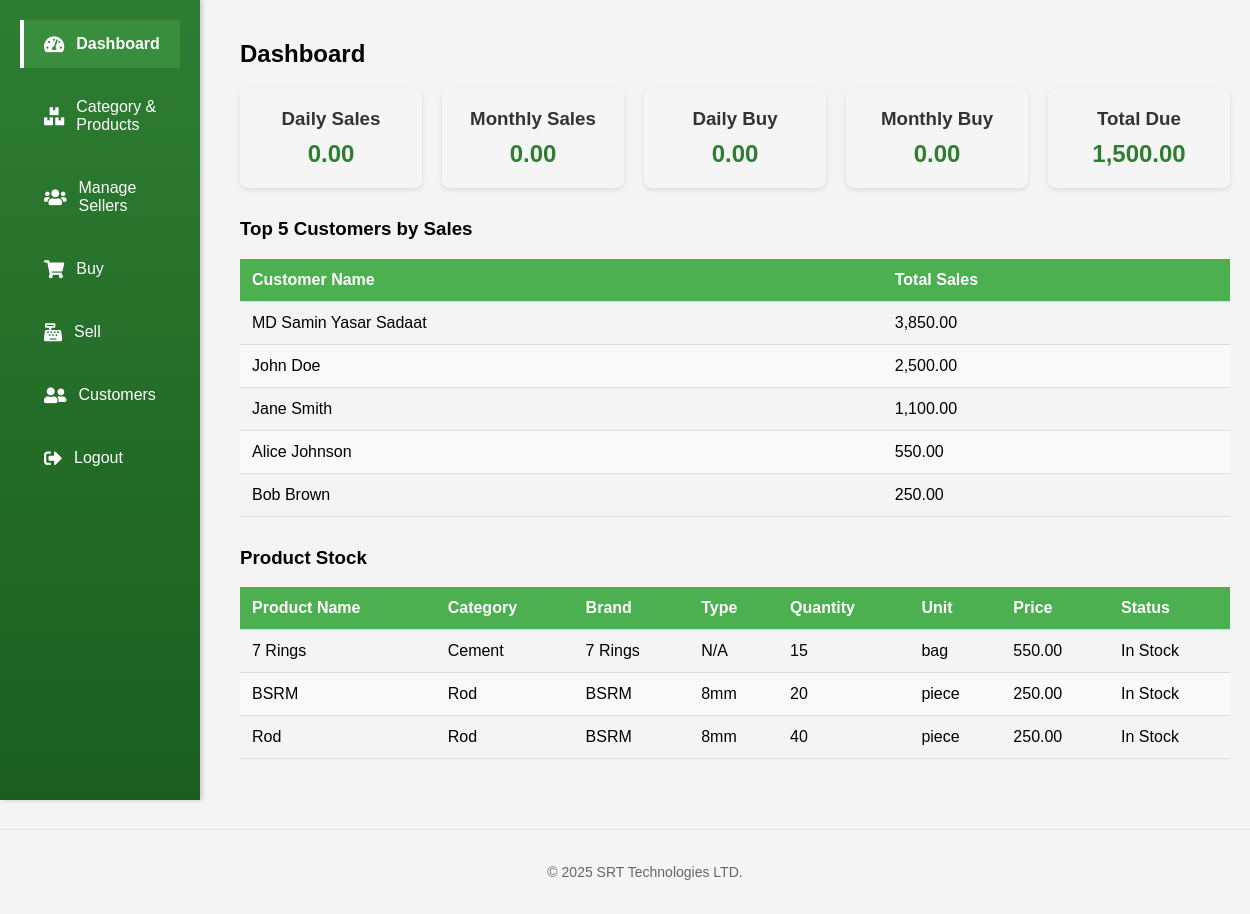
/pages/dashboard.php (signed in), run on the app's committed database.
### tables this page shows
CREATE TABLE customers (
    id INT AUTO_INCREMENT PRIMARY KEY,
    name VARCHAR(255) NOT NULL,
    phone VARCHAR(20),  
    address TEXT,
    created_at TIMESTAMP DEFAULT CURRENT_TIMESTAMP,
    INDEX idx_name (name),  
    INDEX idx_phone (phone),  
    FULLTEXT idx_address (address)  
);

CREATE TABLE products (
    id INT AUTO_INCREMENT PRIMARY KEY,
    category_id INT,
    name VARCHAR(255) NOT NULL,
    price DECIMAL(10, 2) NOT NULL,
    quantity INT NOT NULL CHECK (quantity >= 0),  
    unit VARCHAR(50),
    brand_name VARCHAR(255),  
    type VARCHAR(50) NOT NULL DEFAULT '',  
    created_at TIMESTAMP DEFAULT CURRENT_TIMESTAMP,
    FOREIGN KEY (category_id) REFERENCES categories(id) ON DELETE SET NULL,
     
    UNIQUE KEY uk_products (name, category_id, unit, price, brand_name, type)
);

CREATE TABLE categories (
    id INT AUTO_INCREMENT PRIMARY KEY,
    name VARCHAR(255) NOT NULL,
    created_at TIMESTAMP DEFAULT CURRENT_TIMESTAMP
);

### core/functions.php (called while the page is built, shortened)
<?php
function getCategoryName($category_id, $conn) {
    $category_id = (int)$category_id;
    $sql = "SELECT name FROM categories WHERE id = $category_id";
    $result = $conn->query($sql);
    $row = $result->fetch_assoc();
    return $row['name'] ?? 'Unknown';
}
function getProductStock($conn) {
    $sql = "SELECT p.id, p.name, p.category_id, p.quantity, p.price, p.unit, p.brand_name, p.type
            FROM products p
            ORDER BY p.category_id ASC, p.name ASC";
    $result = $conn->query($sql);
    $products = array();
    if ($result->num_rows > 0) {
        while ($row = $result->fetch_assoc()) {
            $row['quantity'] = floatval($row['quantity']);
            $row['price'] = floatval($row['price']);
            $products[] = $row;
        }
    }
    return $products;
}
?>

### pages/dashboard.php (the view, shortened to what this page needs)
<?php
include '../config/database.php';
include '../core/functions.php';
include '../includes/header.php';
include '../includes/sidebar.php';
$products = getProductStock($conn);
$lowStockThresholdSql = "SELECT value FROM settings WHERE setting_key = 'low_stock_threshold'";
$lowStockThresholdResult = $conn->query($lowStockThresholdSql);
$lowStockThreshold = $lowStockThresholdResult && $lowStockThresholdResult->num_rows > 0 ? (int)$lowStockThresholdResult->fetch_assoc()['value'] : 5;
$today = date('Y-m-d');
$dailySalesSql = "SELECT SUM(total) as daily_sales FROM sales WHERE DATE(sale_date) = '$today'";
$dailySalesResult = $conn->query($dailySalesSql);
$dailySales = $dailySalesResult && $dailySalesResult->num_rows > 0 ? $dailySalesResult->fetch_assoc()['daily_sales'] : 0;
$currentMonth = date('Y-m');
$monthlySalesSql = "SELECT SUM(total) as monthly_sales FROM sales WHERE DATE_FORMAT(sale_date, '%Y-%m') = '$currentMonth'";
$monthlySalesResult = $conn->query($monthlySalesSql);
$monthlySales = $monthlySalesResult && $monthlySalesResult->num_rows > 0 ? $monthlySalesResult->fetch_assoc()['monthly_sales'] : 0;
$dailyBuySql = "SELECT SUM(total) as daily_buy FROM purchases WHERE DATE(purchase_date) = '$today'";
$dailyBuyResult = $conn->query($dailyBuySql);
$dailyBuy = $dailyBuyResult && $dailyBuyResult->num_rows > 0 ? $dailyBuyResult->fetch_assoc()['daily_buy'] : 0;
$monthlyBuySql = "SELECT SUM(total) as monthly_buy FROM purchases WHERE DATE_FORMAT(purchase_date, '%Y-%m') = '$currentMonth'";
$monthlyBuyResult = $conn->query($monthlyBuySql);
$monthlyBuy = $monthlyBuyResult && $monthlyBuyResult->num_rows > 0 ? $monthlyBuyResult->fetch_assoc()['monthly_buy'] : 0;
$totalDueSql = "SELECT SUM(due) as total_due FROM sales";
$totalDueResult = $conn->query($totalDueSql);
$totalDue = $totalDueResult && $totalDueResult->num_rows > 0 ? $totalDueResult->fetch_assoc()['total_due'] : 0;
$topCustomersSql = "SELECT c.id, c.name, SUM(s.total) as total_sales
                    FROM customers c
                    JOIN sales s ON c.id = s.customer_id
                    GROUP BY c.id, c.name
                    ORDER BY total_sales DESC
                    LIMIT 5";
$topCustomersResult = $conn->query($topCustomersSql);
?>
<h2>Dashboard</h2>
<div class="dashboard-summary">
    <div class="summary-card">
        <h3>Daily Sales</h3>
        <p><?php echo number_format($dailySales, 2); ?></p>
    </div>
    <div class="summary-card">
        <h3>Monthly Sales</h3>
        <p><?php echo number_format($monthlySales, 2); ?></p>
    </div>
    <div class="summary-card">
        <h3>Daily Buy</h3>
        <p><?php echo number_format($dailyBuy, 2); ?></p>
    </div>
    <div class="summary-card">
        <h3>Monthly Buy</h3>
        <p><?php echo number_format($monthlyBuy, 2); ?></p>
    </div>
    <div class="summary-card">
        <h3>Total Due</h3>
        <p><?php echo number_format($totalDue, 2); ?></p>
    </div>
</div>
<h3>Top 5 Customers by Sales</h3>
<table>
    <thead>
        <tr>
            <th>Customer Name</th>
            <th>Total Sales</th>
        </tr>
    </thead>
    <tbody>
        <?php
        if ($topCustomersResult && $topCustomersResult->num_rows > 0) {
            while ($customer = $topCustomersResult->fetch_assoc()) {
                echo "<tr>";
                echo "<td>" . htmlspecialchars($customer['name']) . "</td>";
                echo "<td>" . number_format($customer['total_sales'], 2) . "</td>";
                echo "</tr>";
            }
        } else {
            echo "<tr><td colspan='2'>No customers found</td></tr>";
        }
        ?>
    </tbody>
</table>
<h3>Product Stock</h3>
<table>
    <thead>
        <tr>
            <th>Product Name</th>
            <th>Category</th>
            <th>Brand</th>
            <th>Type</th>
            <th>Quantity</th>
            <th>Unit</th>
            <th>Price</th>
            <th>Status</th>
        </tr>
    </thead>
    <tbody>
        <?php
        if (count($products) > 0) {
            foreach ($products as $product) {
                $lowStock = $product['quantity'] <= $lowStockThreshold;
                echo "<tr" . ($lowStock ? " class='low-stock'" : "") . ">";
                echo "<td>" . htmlspecialchars($product['name']) . "</td>";
                echo "<td>" . htmlspecialchars(getCategoryName($product['category_id'], $conn)) . "</td>";
                echo "<td>" . htmlspecialchars(isset($product['brand_name']) ? $product['brand_name'] : 'N/A') . "</td>";
                echo "<td>" . htmlspecialchars(isset($product['type']) ? ($product['type'] ?: 'N/A') : 'N/A') . "</td>";
                echo "<td>" . htmlspecialchars($product['quantity']) . "</td>";
                echo "<td>" . htmlspecialchars($product['unit'] ?? 'N/A') . "</td>";
                echo "<td>" . number_format($product['price'], 2) . "</td>";
                echo "<td>" . ($lowStock ? "<span class='low-stock-warning'>Low Stock</span>" : "In Stock") . "</td>";
                echo "</tr>";
            }
        } else {
            echo "<tr><td colspan='8'>No products found</td></tr>";
        }
        ?>
    </tbody>
</table>
<?php include '../includes/footer.php'; ?>

### assets/css/style.css (style rules this page uses)
body { font-family: Arial, sans-serif; margin: 0; padding: 0; background-color: #f4f4f4; }
table { width: 100%; border-collapse: collapse; margin-bottom: 20px; }
th, td { padding: 8px; border-bottom: 1px solid #ddd; }
th { background-color: #f0f0f0; }
.dashboard-summary { display: flex; justify-content: space-around; margin-bottom: 20px; }
.summary-card { background-color: white; padding: 20px; border-radius: 8px; box-shadow: 0 2px 4px rgba(0, 0, 0, 0.1); text-align: center; }

### pages/dashboard.php (style rules this page uses)
.dashboard-summary { display: flex; gap: 20px; margin-bottom: 30px; }
.summary-card { background-color: #f5f5f5; padding: 20px; border-radius: 8px; box-shadow: 0 2px 5px rgba(0, 0, 0, 0.1); flex: 1; text-align: center; }
.summary-card h3 { margin: 0 0 10px; color: #333; }
.summary-card p { font-size: 24px; font-weight: bold; color: #2e7d32; margin: 0; }
table { width: 100%; border-collapse: collapse; margin-bottom: 30px; }
th, td { padding: 12px; text-align: left; border-bottom: 1px solid #ddd; }
th { background-color: #4CAF50; color: white; }
tr:nth-child(even) { background-color: #f9f9f9; }

### data on the page
customers: name "MD Samin Yasar Sadaat", total_sales "3,850.00"
customers: name "John Doe", total_sales "2,500.00"
customers: name "Jane Smith", total_sales "1,100.00"
customers: name "Alice Johnson", total_sales "550.00"
customers: name "Bob Brown", total_sales "250.00"
products: name "7 Rings", category.name "Cement", brand_name "7 Rings", type "N/A", quantity "15", unit "bag", price "550.00", shows "In Stock"
products: name "BSRM", category.name "Rod", brand_name "BSRM", type "8mm", quantity "20", unit "piece", price "250.00", shows "In Stock"
products: name "Rod", category.name "Rod", brand_name "BSRM", type "8mm", quantity "40", unit "piece", price "250.00", shows "In Stock"

### other printed values
$dailySales "0.00"
$monthlySales "0.00"
$dailyBuy "0.00"
$monthlyBuy "0.00"
$totalDue "1,500.00"
